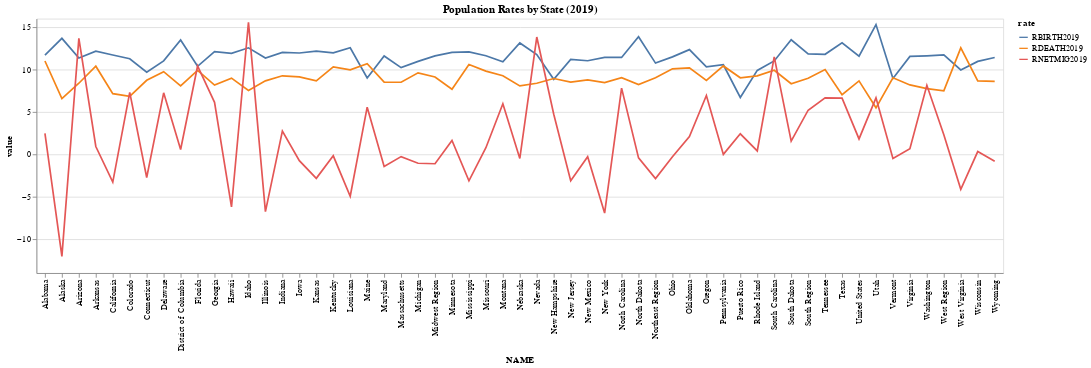

Source (notebook cell):
### Code cell
# Filter relevant columns
df_rates = df[["NAME", "RBIRTH2019", "RDEATH2019", "RNETMIG2019"]]

# Melt the data to long format for easy plotting
df_melt = df_rates.melt(id_vars=["NAME"], var_name="rate", value_name="value")

# Create line chart for all rates
line_chart = alt.Chart(df_melt).mark_line().encode(
    x='NAME',
    y='value',
    color='rate',
    tooltip=['NAME', 'rate', 'value']
).properties(
    title='Population Rates by State (2019)'
)

line_chart

### Figure 1 — Vega-Lite specification as saved in the notebook (floating-point values rounded to 4 significant figures; data arrays with more than 128 entries replaced by an {"elided": "..."} marker saying what was removed)
{"config": {"view": {"continuousWidth": 400, "continuousHeight": 300}}, "data": {"name": "data-52fe63ae17d4a18e4073676aa7f40604"}, "mark": "line", "encoding": {"color": {"field": "rate", "type": "nominal"}, "tooltip": [{"field": "NAME", "type": "nominal"}, {"field": "rate", "type": "nominal"}, {"field": "value", "type": "quantitative"}], "x": {"field": "NAME", "type": "nominal"}, "y": {"field": "value", "type": "quantitative"}}, "title": "Population Rates by State (2019)", "$schema": "https://vega.github.io/schema/vega-lite/v4.17.0.json", "datasets": {"data-52fe63ae17d4a18e4073676aa7f40604": {"elided": "171 records"}}}
